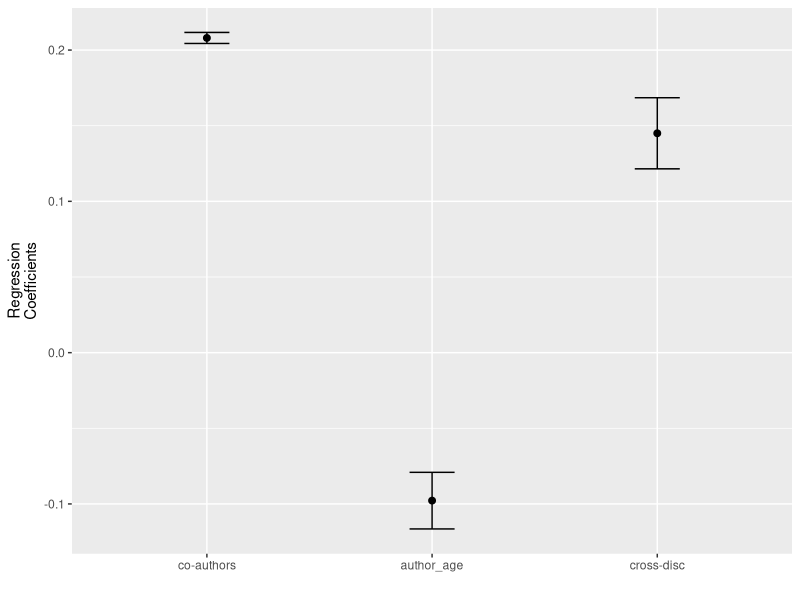

This figure's R source:
setwd("H:/Ph.D/2nd Semester/statistical-method-in-research/Project/sm-xd-evolution")


library(ggplot2)
library(dplyr)
library(forcats)

df <- data.frame(parameters = c("co-authors", "author_age", "cross-disc"),
                 fe_standardized = c(0.208, -0.0978, 0.145),
                 fe_stand_error = c(0.00365, 0.0187, 0.0235)
                 )

fig5A <- ggplot(df, aes(x=parameters, y=fe_standardized))

fig5A + 
  geom_point(size = 2) +
  geom_errorbar( aes(ymin = fe_standardized + fe_stand_error, ymax = fe_standardized - fe_stand_error), 
                 width=0.2) +
  aes(x = fct_inorder(parameters)) +
  labs(x = "", y = "Regression\nCoefficients") 
  
